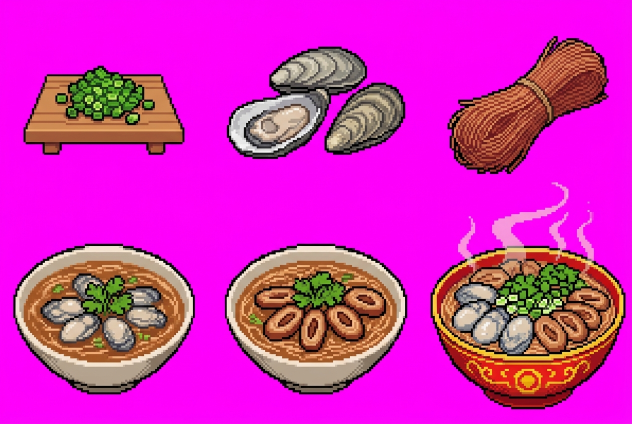
#> input picture art-source/Gemini_Generated_Image_3pqei63pqei63pqe.jpg, 1264 x 848 px, given in place of e7-icon.png, which was not available (shown at 1/2 size)
$ python process-e7-art.py ../Gemini_Generated_Image_3pqei63pqei63pqe.jpg ../Gemini_Generated_Image_81zn4h81zn4h81zn.jpg
#> lines starting #> are read from the running program, lines starting #| are printed output that depends on the picture; after the words box and inside, x2 and y2 are one past the last pixel; in counts of white or black regions, pixels touching at a corner belong together
"""E7 上架美術：App 圖示、Android 自適應圖示、啟動畫面、網頁 favicon、Google Play 主題圖片與圖示（S7.7）。

用法：uv run --python 3.12 --with pillow art-source/scripts/process-e7-art.py art-source assets/images
- 原圖放在 art-source/，提示詞見 docs/art-prompts-e7.md：
  - e7-icon.png：完整圖示（不透明，滿版）
  - e7-icon-foreground.png：同一個攤位，透明背景
  - e7-icon-background.png：夜空暖光，沒有物件
  - e7-feature-graphic.jpg：Google Play 主題圖片（約 2:1）
- 單色圖示由前景的不透明區域產生（純白剪影），不另外生圖。
- Android 自適應圖示的主體要在中間 66% 的安全區內；前景主體超出時，腳本會先縮小再置中。
- 商店用的兩張（512 圖示、1024 × 500 主題圖片）輸出到 art-source/store/，不放進 App。
"""
import sys
from pathlib import Path

from PIL import Image

SRC, OUT = Path(sys.argv[1]), Path(sys.argv[2])
STORE = SRC / 'store'
SIZE = 1024
# Android 自適應圖示的安全區：圖層 108 dp 中，中間 72 dp 一定看得到（約 66%）
SAFE = 0.66
# 單色剪影的不透明度門檻：前景的霓虹光暈是半透明的，不算進剪影
MONO_ALPHA = 128


def square(image: Image.Image, size: int = SIZE) -> Image.Image:
    return image.resize((size, size), Image.LANCZOS)


def fit_safe_zone(image: Image.Image) -> Image.Image:
    """把透明背景的主體縮進安全區並置中（主體已經在安全區內時只置中，不放大）。"""
    image = square(image.convert('RGBA'))
    bbox = image.getchannel('A').point(lambda a: 255 if a > 16 else 0).getbbox()
    if bbox is None:
        raise SystemExit('前景圖是全透明的')
    subject = image.crop(bbox)
    limit = SIZE * SAFE
    scale = min(1.0, limit / subject.width, limit / subject.height)
    if scale < 1.0:
        subject = subject.resize(
            (round(subject.width * scale), round(subject.height * scale)), Image.LANCZOS
        )
    canvas = Image.new('RGBA', (SIZE, SIZE), (0, 0, 0, 0))
    canvas.paste(subject, ((SIZE - subject.width) // 2, (SIZE - subject.height) // 2), subject)
    return canvas


def monochrome(foreground: Image.Image) -> Image.Image:
    alpha = foreground.getchannel('A').point(lambda a: 255 if a >= MONO_ALPHA else 0)
    white = Image.new('RGBA', foreground.size, (255, 255, 255, 0))
    white.putalpha(alpha)
    return white


def cover(image: Image.Image, width: int, height: int) -> Image.Image:
    """等比例縮放到蓋滿 width × height，再從中間裁切。"""
    scale = max(width / image.width, height / image.height)
    resized = image.resize(
        (round(image.width * scale), round(image.height * scale)), Image.LANCZOS
    )
    left = (resized.width - width) // 2
    top = (resized.height - height) // 2
    return resized.crop((left, top, left + width, top + height))


def main() -> None:
    STORE.mkdir(exist_ok=True)

    # App 圖示：不透明、不要圓角（iOS 圖示有 alpha 會被退件）
    icon = square(Image.open(SRC / 'e7-icon.png').convert('RGB'))
    icon.save(OUT / 'icon.png', optimize=True)
    icon.resize((512, 512), Image.LANCZOS).save(STORE / 'play-icon-512.png', optimize=True)
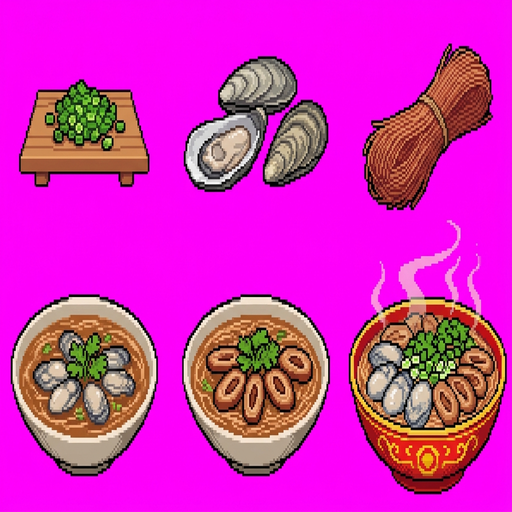
#> saved as play-icon-512.png: PIL image 512x512 RGB; mean R, G, B 212.1, 41.3, 184.9
    icon.resize((48, 48), Image.LANCZOS).save(OUT / 'favicon.png', optimize=True)

    # Android 自適應圖示
    foreground = fit_safe_zone(Image.open(SRC / 'e7-icon-foreground.png'))
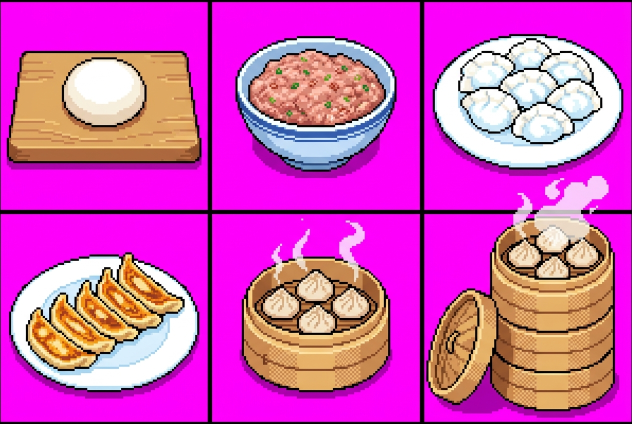
#> input picture art-source/Gemini_Generated_Image_81zn4h81zn4h81zn.jpg, 1264 x 848 px, given in place of e7-icon-foreground.png, which was not available (shown at 1/2 size)
#> call 2 of square, with size = 1024
#> in square (call 2), `return image.resize((size, size), Image.LANCZOS)`:
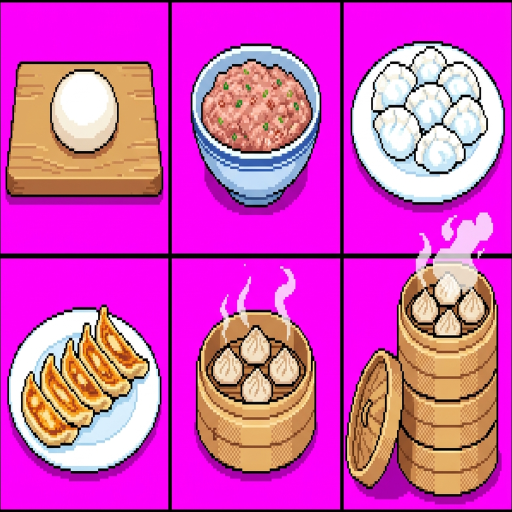
#> returned value: PIL image 1024x1024 RGBA (shown at 1/2 size); mean R, G, B, A 212.4, 78.3, 185.7, 255
#> in fit_safe_zone, `bbox = image.getchannel('A').point(lambda a: 255 if a > 16 else 0).get..`: bbox = (0, 0, 1024, 1024)
#> in fit_safe_zone, `canvas = Image.new('RGBA', (SIZE, SIZE), (0, 0, 0, 0))`: canvas: PIL image 1024x1024 RGBA; every value is 0
#> in fit_safe_zone, `canvas.paste(subject, ((SIZE - subject.width) // 2, (SIZE - subject.he..`:
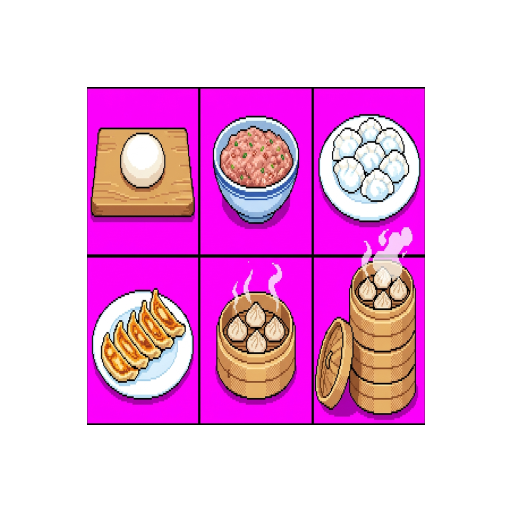
#> canvas: PIL image 1024x1024 RGBA (shown at 1/2 size); mean R, G, B, A 92.6, 34.2, 81, 111.1; transparent parts drawn white
    foreground.save(OUT / 'android-icon-foreground.png', optimize=True)
    square(Image.open(SRC / 'e7-icon-background.png').convert('RGB')).save(
        OUT / 'android-icon-background.png', optimize=True
    )
    monochrome(foreground).save(OUT / 'android-icon-monochrome.png', optimize=True)
#> in monochrome, `alpha = foreground.getchannel('A').point(lambda a: 255 if a >= MONO_AL..`:
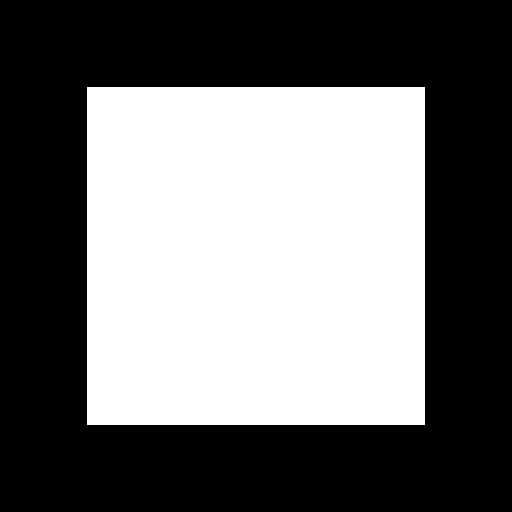
#> alpha: PIL image 1024x1024 L (shown at 1/2 size); 43.6% white; 1 white region, box (x1, y1, x2, y2) and area: (174, 174, 850, 850) 456976

    # 啟動畫面：和 Android 前景同一張（透明背景，底色由 app.config.ts 設定）
    foreground.save(OUT / 'splash-icon.png', optimize=True)

    # Google Play 主題圖片：1024 × 500，不透明
    feature = cover(Image.open(SRC / 'e7-feature-graphic.jpg').convert('RGB'), 1024, 500)
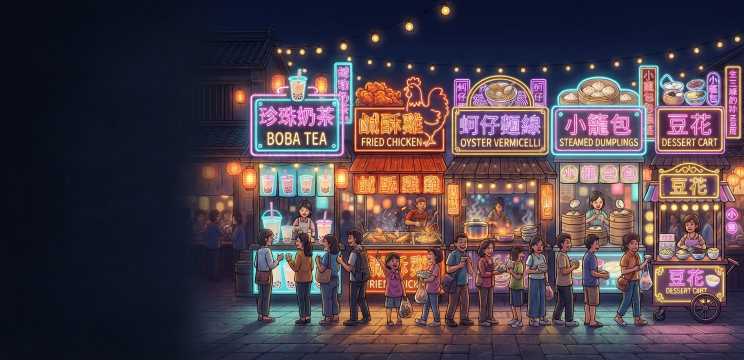
#> input picture art-source/e7-feature-graphic.jpg, 1488 x 720 px, found by its file name (shown at 1/2 size)
#> in cover, `scale = max(width / image.width, height / image.height)`: scale = 0.694
#> in cover, `return resized.crop((left, top, left + width, top + height))`:
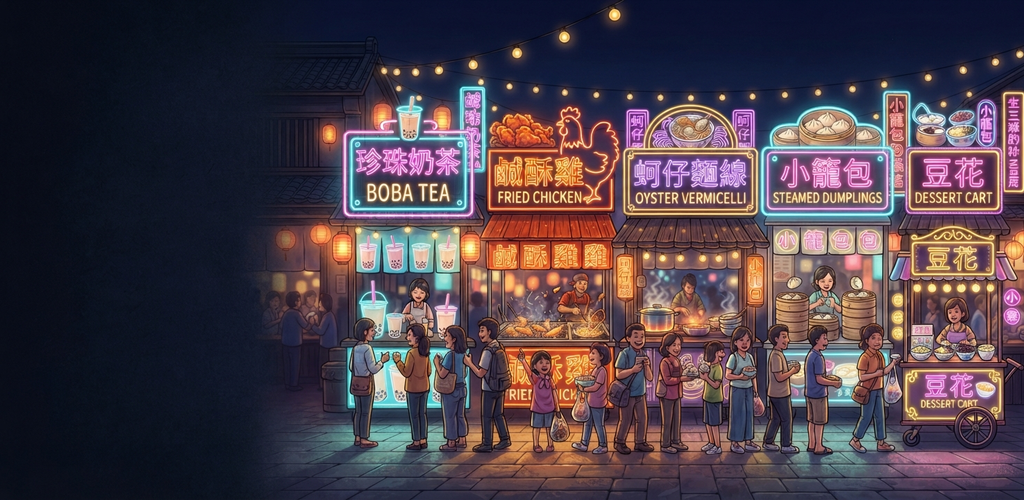
#> returned value: PIL image 1024x500 RGB; mean R, G, B 76, 62.8, 72.2
    feature.save(STORE / 'play-feature-graphic.png', optimize=True)

    bbox = foreground.getchannel('A').point(lambda a: 255 if a > 16 else 0).getbbox()
#> bbox = (174, 174, 850, 850)
    print('前景主體範圍', bbox, f'（安全區 {round(SIZE * (1 - SAFE) / 2)}–{round(SIZE * (1 + SAFE) / 2)}）')
#| 前景主體範圍 (174, 174, 850, 850) （安全區 174–850）
    print('左上角顏色（啟動畫面與自適應圖示底色參考）', icon.getpixel((4, 4)))
#| 左上角顏色（啟動畫面與自適應圖示底色參考） (253, 0, 249)


if __name__ == '__main__':
    main()
